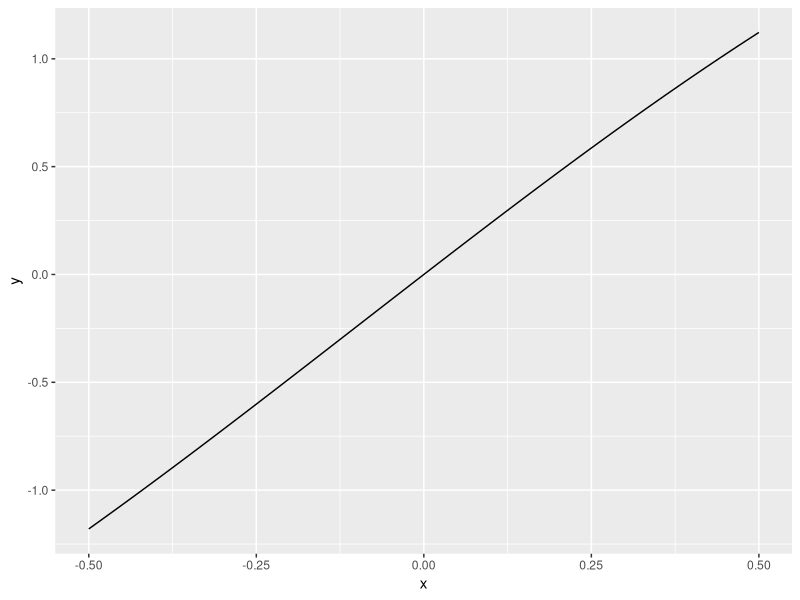
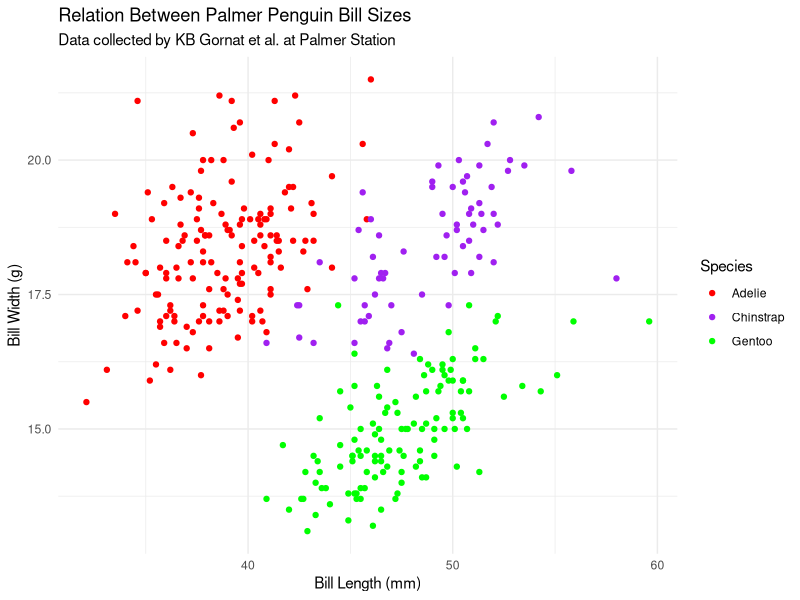
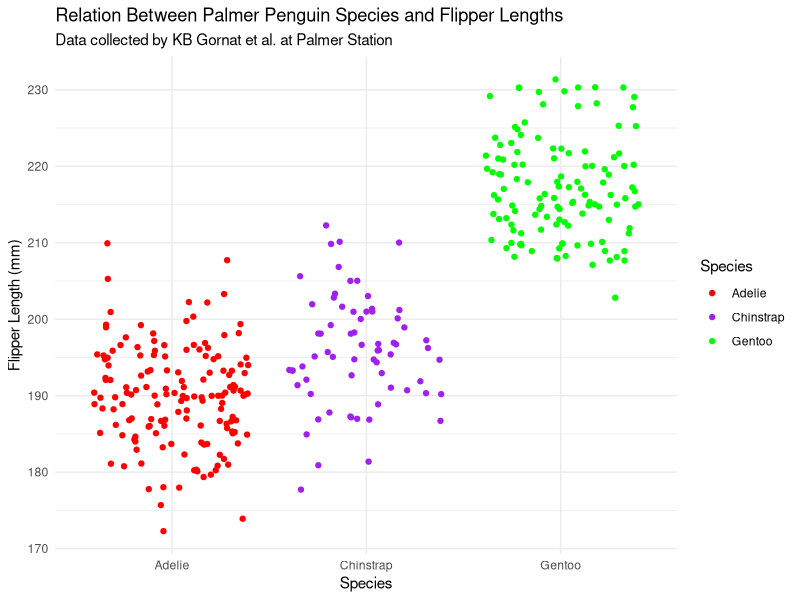

The R source for these figures, in order:
## ---- chunk 1
knitr::opts_chunk$set(echo = TRUE)
library(tidyverse)
library(palmerpenguins)
## ---- chunk 2

fx <- expression(x^2)

df_dx <- D(expr = fx, name = "x")

df_dx

x <- 3 

eval(expr = df_dx)

## ---- chunk 3

Pa <- expression(2 * (3 * a + 2) ^ 4 - 5)

dP_da <- D(expr = Pa, name = "a")

dP_da

a <- 1.2 

eval(expr = dP_da)

## ---- chunk 4
gt <- expression((-4 * t)*((t^2 + 1)^-3))

dg_dt <- D(expr = gt, name = "t")
dg_dt

t <- 0

eval(expr = dg_dt)


## ---- chunk 5

Gz <- expression(4.6 - 1.9 * z ^ 3)
#First derivative
dG_dz <- D(expr = Gz, name = "z")
dG_dz
#Second derivative
d2G_dz2 <- D(expr = dG_dz, name = "z")
d2G_dz2

## ---- chunk 6
f_xyz <- expression(2 * (x ^ 2) * y - 3 * x + 1 + 4 * (z ^ 4) * x)

#Partial derivative for x 
df_dx <- D(expr = f_xyz, name = "x")
df_dx

#Partial derivative for y 
df_dy <- D(expr = f_xyz, name = "y")
df_dy

#Partial derivate for z 
df_dz <- D(expr = f_xyz, name = "z")
df_dz

## ---- chunk 7

fx <- function(x){
  (2.4 * exp(-0.05*x) * sin(x))
}

ggplot(data_frame(x = c(-0.5, 0.5)), aes(x = x)) +
         stat_function(fun = fx)

## ---- chunk 8

ggplot(data = penguins, aes(x = bill_length_mm, y = bill_depth_mm)) + 
  geom_point(aes(color = species)) +
  scale_color_manual(values = c("red", "purple", "green"))+ 
  labs(x = "Bill Length (mm)", 
       y = "Bill Width (g)", 
       title = "Relation Between Palmer Penguin Bill Sizes", 
       subtitle = "Data collected by KB Gornat et al. at Palmer Station", 
       color = "Species"
       ) +
  # facet_wrap(~island) + (this made it look gross so I commented it out)
  theme_minimal()


## ---- chunk 9

ggplot(data = penguins, aes(x = species, y = flipper_length_mm)) + 
  geom_jitter(aes(color = species)) +
  scale_color_manual(values = c("red", "purple", "green"))+ 
  labs(x = "Species", 
       y = "Flipper Length (mm)", 
       title = "Relation Between Palmer Penguin Species and Flipper Lengths",
       subtitle = "Data collected by KB Gornat et al. at Palmer Station", 
       color = "Species"
       ) +
  # facet_wrap(~island) + (this made it look gross so I commented it out)
  theme_minimal()

